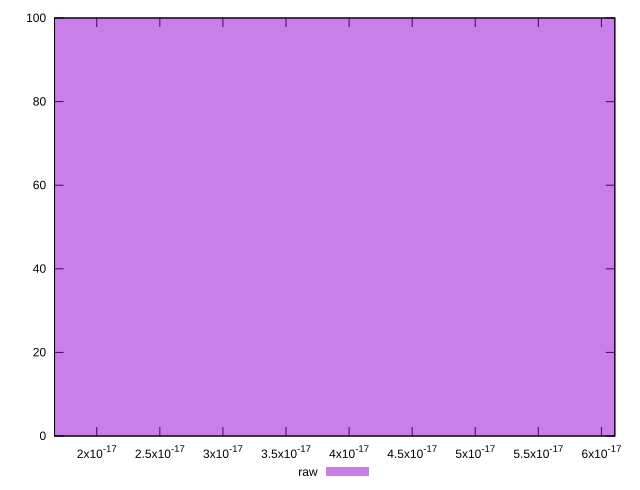

Reproduce this figure in gnuplot.
reset

$raw <<EOF
0 100
EOF

set key outside below
set boxwidth 1e-12
set xrange [1.6653345369377347e-17:6.106226635438361e-17]
set yrange [0:100]
set trange [0:100]
set style fill transparent solid 0.5 noborder
set terminal svg size 640, 490 enhanced background rgb 'white'
set output "report_0_00242021-02-20T12:25:28.543Z/meta/score-difference/samples/pages+cached/raw/histogram.svg"

plot $raw title "raw" with boxes

reset
